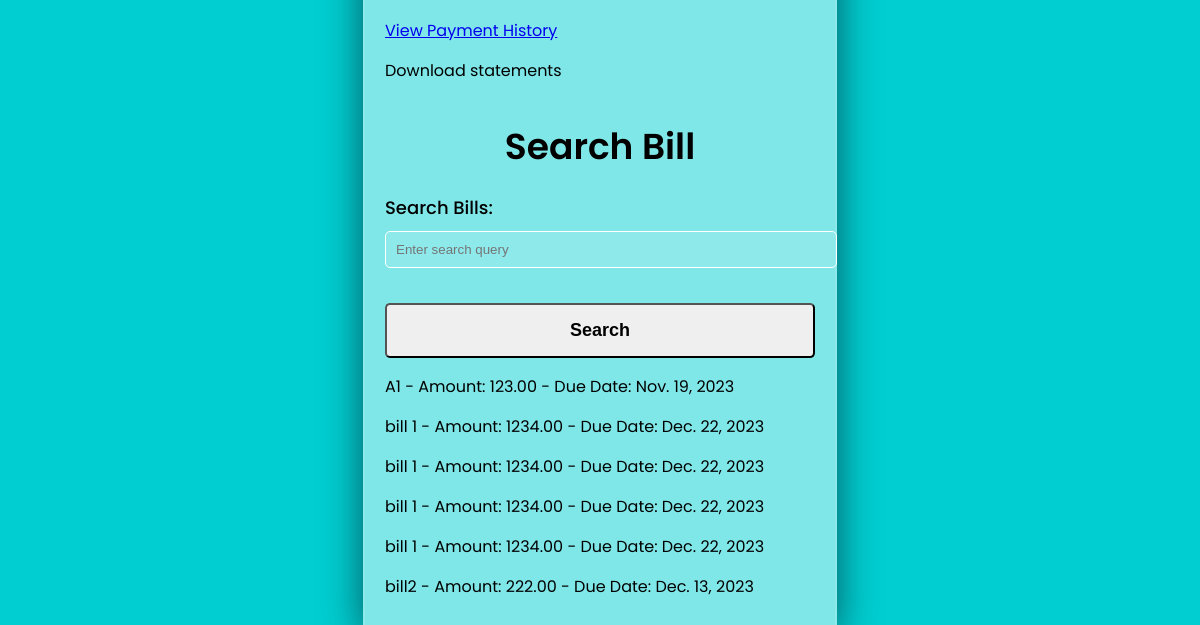
/search_bills/ (signed in, lower part), run on an earlier commit of the app's database.
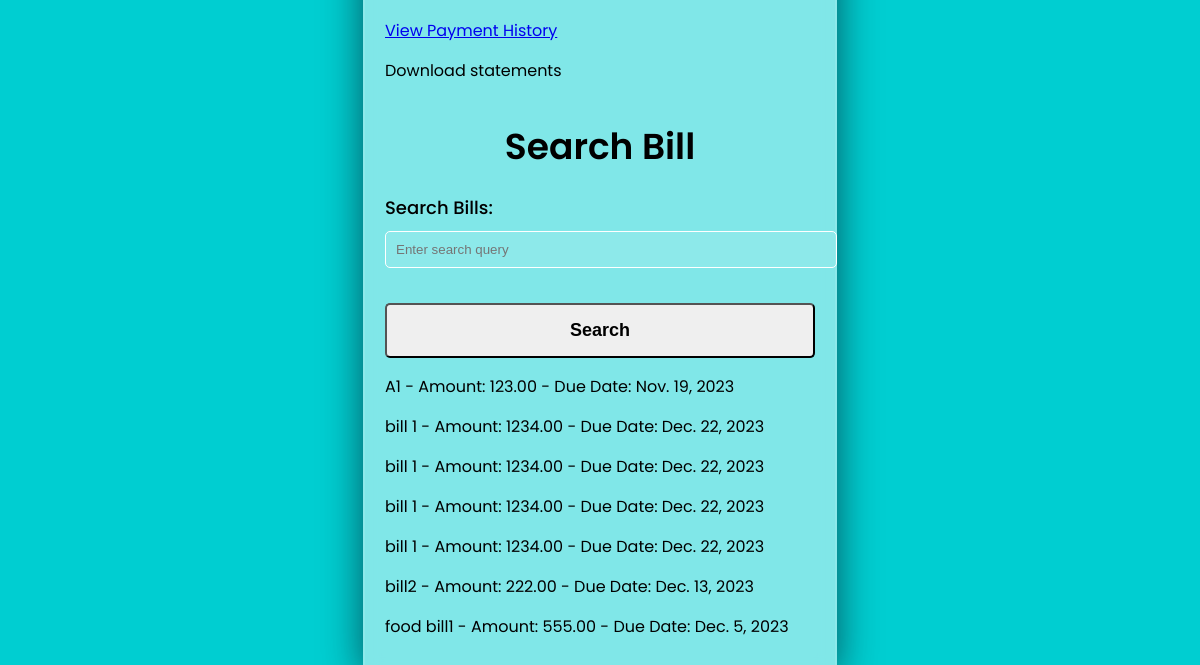
And on a later commit of the database.
### mod1/models.py (models this page shows, shortened)
class CustomBill(models.Model):
    user = models.ForeignKey(CustomUser, on_delete=models.CASCADE)
    category = models.ForeignKey(BillCategory, on_delete=models.SET_NULL, null=True, blank=True)
    bill_name = models.CharField(max_length=255)
    amount = models.DecimalField(max_digits=10, decimal_places=2)
    due_date = models.DateField()

### mod1/views.py (the view)
# urls.py: path('search_bills/', views.search_bills, name='search_bills'),
def search_bills(request):
    query = request.GET.get('q', '')
    custom_bills = CustomBill.objects.filter(bill_name__icontains=query)
    return render(request, 'billpay.html', {'custom_bills': custom_bills})

### templates/billpay.html (shortened to what this page needs)
<!DOCTYPE html>
<html lang="en">
<head>
    <link rel="stylesheet" href="https://cdnjs.cloudflare.com/ajax/libs/font-awesome/5.15.4/css/all.min.css">
</head>
<body>
    <div class="container">
        <div class="scheduling-section">
            <ul>
                <li><a href="{% url 'payment_history' %}">View Payment History</a></li>
                <li>Download statements</li>
            </ul>
        </div>
        <h3>Search Bill</h3>
        <form method="get" action="{% url 'search_bills' %}">
            <div class="form-group">
                <label for="search-query">Search Bills:</label>
                <input type="text" id="search-query" name="q" placeholder="Enter search query">
            </div>
            <button type="submit">Search</button>
        </form>
        <ul>
            {% for bill in custom_bills %}
                <li>{{ bill.bill_name }} - Amount: {{ bill.amount }} - Due Date: {{ bill.due_date }}</li>
            {% endfor %}
        </ul>
    </div>
</body>
</html>

What changed in the data, as far as the page shows it:
added CustomBill: bill_name "food bill1", amount "555.00", due_date "Dec. 5, 2023"
